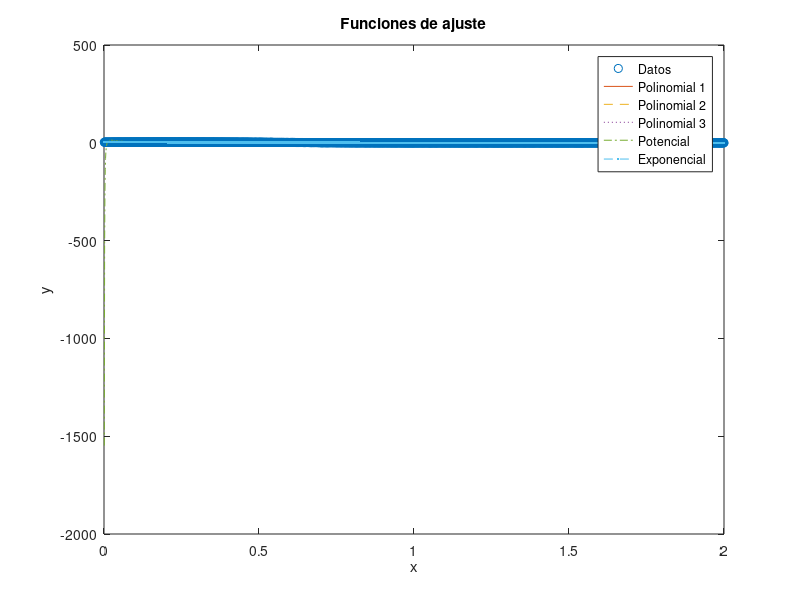
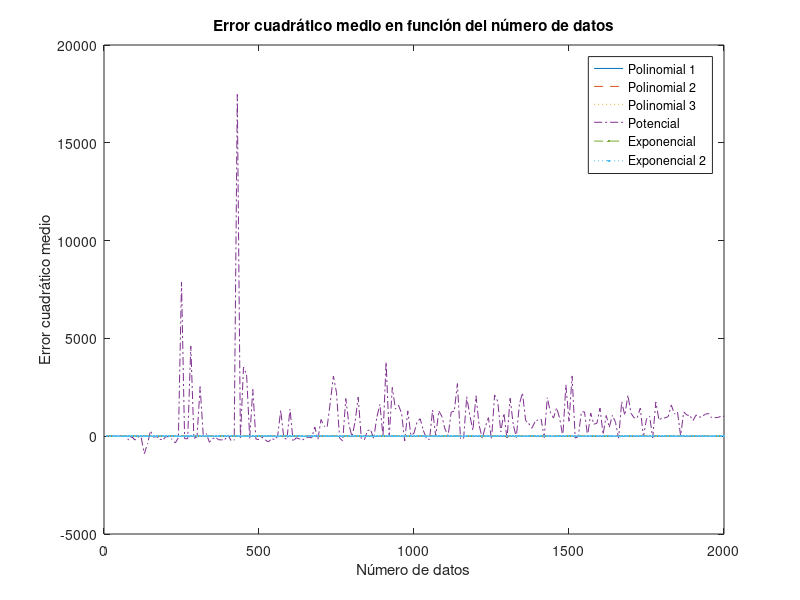

Write the MATLAB code that produced these figures, in order.
%TP4-Ejercicio3 

% Borramos la ventana de comandos y las variables previas
clc
clear

% Importamos los datos del archivo txt
data = load('tp4ej3.txt');

% Extraemos los datos de la tabla:
x = data(:, 1);  % variable independiente
y = data(:, 2);  % variable dependiente

% Propuestas de ajuste

% Ajuste Polinomial (grados: 1,2,3)
p1 = polyfit(x, y, 1);  % ajuste polinomial de grado 1
p2 = polyfit(x, y, 2);  % ajuste polinomial de grado 2
p3 = polyfit(x, y, 3);  % ajuste polinomial de grado 3

% Ajuste potencial o exponencial
logx = log(x);
logy = log(y);
p_pot = polyfit(logx, logy, 1);  % ajuste potencial
p_exp = polyfit(x, logy, 1);  % ajuste exponencial

% Comparacion grafica
figure;
plot(x, y, 'o', x, polyval(p1, x), '-', x, polyval(p2, x), '--', x, polyval(p3, x), ':', ...
     x, exp(polyval(p_pot, logx)), '-.', x, exp(polyval(p_exp, x)), '--.');
legend('Datos', 'Polinomial 1', 'Polinomial 2', 'Polinomial 3', 'Potencial', 'Exponencial');
xlabel('x');
ylabel('y');
title('Funciones de ajuste');

% Error cuadratico medio
n_datos = 10:10:2000;
ECM = zeros(size(n_datos));
for i = 1:length(n_datos)
    idx = randperm(size(x, 1), n_datos(i));
    x_sub = x(idx);
    y_sub = y(idx);
    
    % Ajustes polinomiales
    p1_sub = polyfit(x_sub, y_sub, 1);
    p2_sub = polyfit(x_sub, y_sub, 2);
    p3_sub = polyfit(x_sub, y_sub, 3);
    
    % Ajustes potencial y exponencial
    logx_sub = log(x_sub);
    logy_sub = log(y_sub);
    p_pot_sub = polyfit(logx_sub, logy_sub, 1);
    p_exp_sub = polyfit(x_sub, logy_sub, 1);
    %p_exp2_sub = polyfit([logx_sub, logx_sub.^2], logy_sub, 1);
    
    % ECM para cada ajuste
    ECM(i, 1) = mean((y_sub - polyval(p1_sub, x_sub)).^2);
    ECM(i, 2) = mean((y_sub - polyval(p2_sub, x_sub)).^2);
    ECM(i, 3) = mean((y_sub - polyval(p3_sub, x_sub)).^2);
    ECM(i, 4) = mean((y_sub - exp(polyval(p_pot_sub, logx_sub))).^2);
    ECM(i, 5) = mean((y_sub - exp(polyval(p_exp_sub, x_sub))).^2);
    %ECM(i, 6) = mean((y_sub - exp(polyval(p_exp2_sub, [logx_sub, logx_sub.^2]))).^2);
end

% Grafico del error cuadratico medio
figure;
plot(n_datos, ECM(:, 1), '-', n_datos, ECM(:, 2), '--', n_datos, ECM(:, 3), ':', ...
     n_datos, ECM(:, 4), '-.', n_datos, ECM(:, 5), '--.', n_datos , ECM(:, 6), ':.');
legend('Polinomial 1', 'Polinomial 2', 'Polinomial 3', 'Potencial', 'Exponencial', 'Exponencial 2');
xlabel('Número de datos');
ylabel('Error cuadrático medio');
title('Error cuadrático medio en función del número de datos');